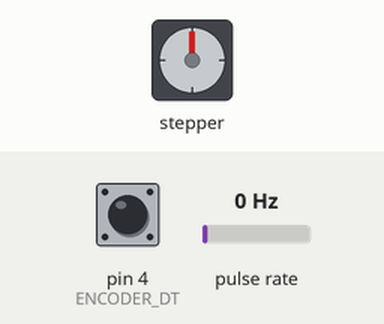
Recording of a sketch running on a simulated Arduino Uno, built with avr-gcc and run on an emulated ATmega328P. On the bench: stepper motor. Wiring (inferred from the names in the program): pulse sensor: data pin 2; stepper motor driver (200 steps per turn assumed): step pin 6; direction pin 7. Inputs (shaded band) come from the test bench; at power-on: pulse rate 0 Hz, pin 4 (ENCODER_DT) HIGH.

Above: at 1.2 s.
1.3 s: pulse rate (sensor on pin 2) set to 50 Hz
At 1.76 s:
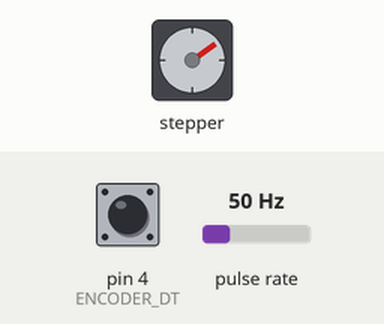
At 2.36 s:
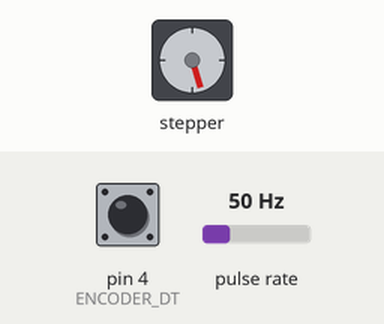
4.3 s: pulse rate (sensor on pin 2) set to 196 Hz
At 5.5 s:
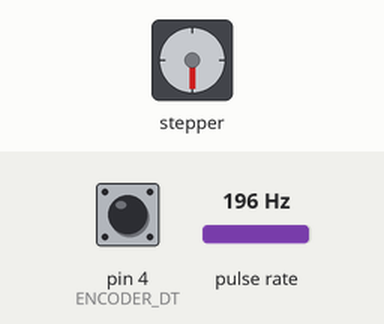
5.8 s: pulse rate (sensor on pin 2) set to 100 Hz
At 6.28 s:
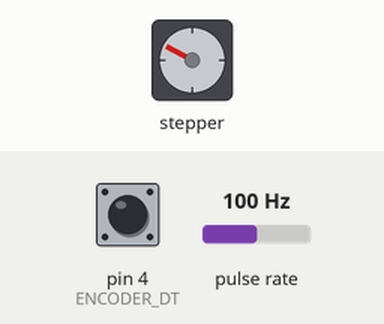
8.8 s: pin 4 (ENCODER_DT) driven LOW
11.8 s: pin 4 (ENCODER_DT) driven HIGH
14.8 s: pin 4 (ENCODER_DT) pulsed LOW 2 times (0.12 s each, 0.3 s apart)
Timing chart, 0 to 19.4 s (numbered marks = the images above; inputs shaded):
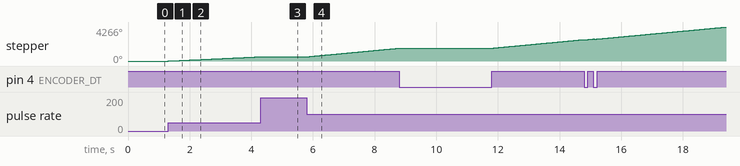

The sketch:

Encoder_1Stepper.ino
```cpp
/*
  Connections
  M1A - motor wire
  M1B - motor wire
  V+ battery +ve
  V- bettery -ve

  DIR1 - D4
  PWM1- D5
  GND - GND

  Encoder
  1 & 2nd pin - empty
  Pin 3- 5V
  Pin 4- GND
  Pin 5 - D2
  Pin 6- D3
*/

#define ENCODER_CLK 2
#define ENCODER_DT 4

#define DIR_PIN 7
#define PUL_PIN 6

volatile bool lastA = LOW;
volatile float pulseCounter = 0.0 ;

void setup() {
  pinMode(ENCODER_CLK, INPUT_PULLUP);
  pinMode(ENCODER_DT, INPUT_PULLUP);

  pinMode(DIR_PIN, OUTPUT);
  pinMode(PUL_PIN, OUTPUT);

  attachInterrupt(digitalPinToInterrupt(ENCODER_CLK), readEncoder, CHANGE);
}

void loop() {
  if(pulseCounter != 0){
    digitalWrite(DIR_PIN, pulseCounter > 0 ? HIGH : LOW);

    digitalWrite(PUL_PIN, HIGH);
    delay(1);
    digitalWrite(PUL_PIN, LOW);
    delay(1);

    // decrease counter toward zero
    pulseCounter += (pulseCounter > 0 ? -1 : 1);
  }
}
void readEncoder(){
  bool currentA = digitalRead(ENCODER_CLK);
  bool currentB = digitalRead(ENCODER_DT);

  if(currentA != lastA){
    float stepDir = (currentA == currentB) ? 1 : -1;

    pulseCounter += stepDir / 2.0 ;  // divide by 2 because 2 edges per pulse
  }

  lastA = currentA;
}
```

Measured:
- after the input at 1.3 s, stepper: keeps turning clockwise at about 180°/s, starting at once
- after the input at 4.3 s, stepper: goes on until 4.3 s, then stays 540°
- after the input at 5.8 s, stepper: keeps turning clockwise at about 362°/s, starting at once
